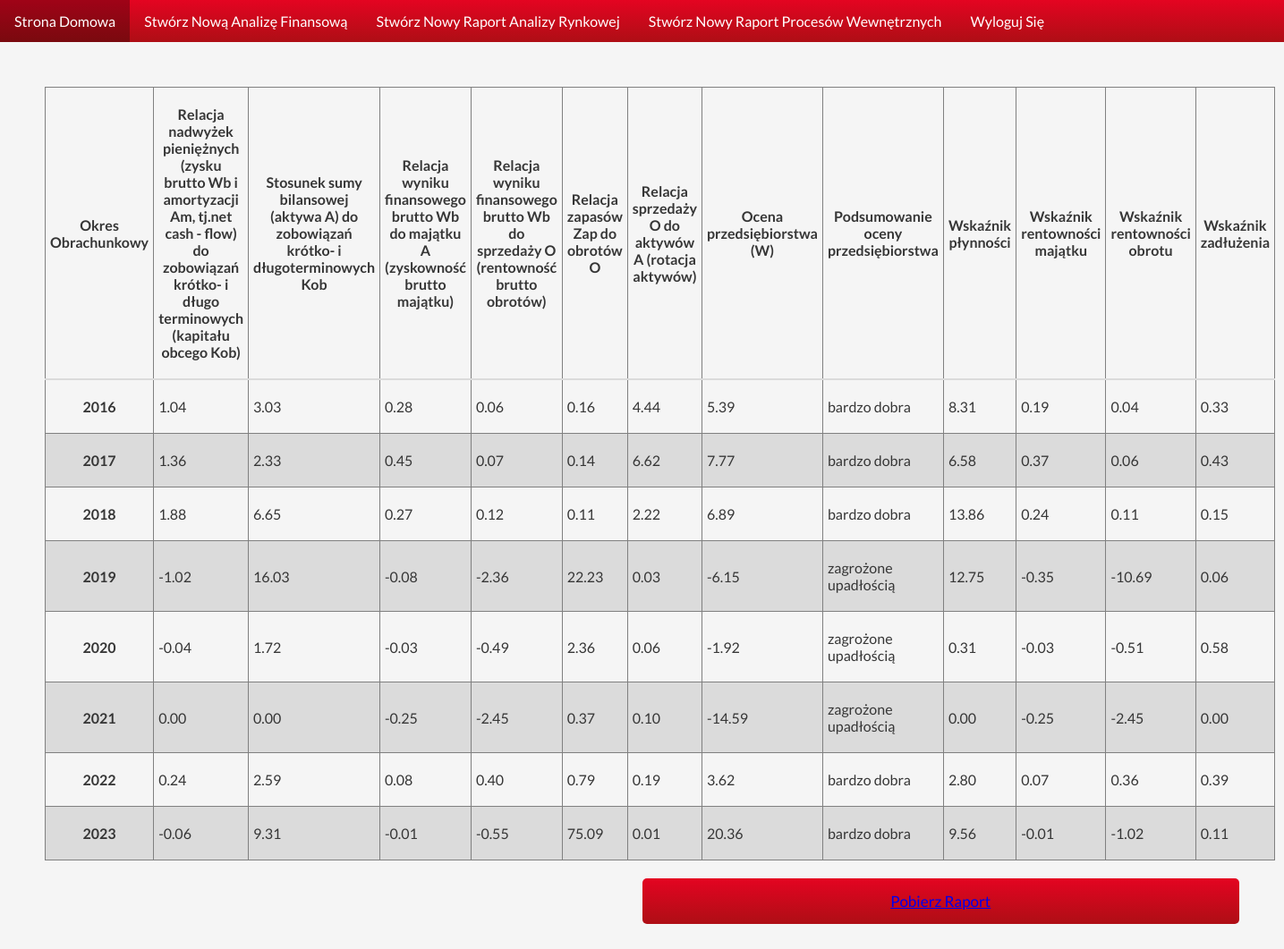
Screenshot of /full_raport_view/?identifier=12.0 with the database file from the repository.
### economic_indicators_site/models.py (models this page shows, shortened)
class FullRaportBlock(models.Model):
    created_by = models.ForeignKey(CompanySystemUser, on_delete=models.CASCADE)
    created_at = models.IntegerField(default=2022)
    time_period = models.IntegerField()
    identifier = models.CharField(max_length=10, db_index=True, null=False)
    money_surplus = models.FloatField(default=0)
    bilans_sh_lil_ratio = models.FloatField(default=0)
    financial_prop_score = models.FloatField(default=0)
    financial_sc_sales_rel = models.FloatField(default=0)
    supp_rev_relaton = models.FloatField(default=0)
    assets_rotation = models.FloatField(default=0)
    company_assessment = models.FloatField(default=0)
    liquidity_ratio = models.FloatField(default=0)
    return_on_assets_ratio = models.FloatField(default=0)
    profitability_of_revenue_ratio = models.FloatField(default=0)
    debt_ratio = models.FloatField(default=0)
    company_prediction = models.CharField(max_length=30)
    class Meta:
        ordering = ['time_period']

### economic_indicators_site/views.py (the view)
# urls.py: path('full_raport_view/', views.FullRaportView.as_view()),
class FullRaportView(TemplateView):
    template_name = 'economic_indicators_site/raports/fullRaportTemplate.html'
    def get_context_data(self, **kwargs):
        context = super(FullRaportView, self).get_context_data(**kwargs)
        identifier = self.request.GET.get('identifier')
        context['raport_blocks'] = models.FullRaportBlock.objects.filter(identifier__contains=identifier).all()
        context['id'] = identifier
        return context

### economic_indicators_site/templates/economic_indicators_site/raports/fullRaportTemplate.html
{% extends "economic_indicators_site/components/navigationBar.html" %}
{% load widget_tweaks %}
{% load humanize %}
{% block content %}
<table class="table">
    <thead>
        <tr>
            <th>
                Okres Obrachunkowy
            </th>
            <th>
                Relacja nadwyżek pieniężnych (zysku brutto Wb i amortyzacji Am, tj.net cash - flow) do zobowiązań
                krótko- i długo terminowych (kapitału obcego Kob)
            </th>
            <th>
                Stosunek sumy bilansowej (aktywa A) do zobowiązań krótko- i długoterminowych Kob
            </th>
            <th>
                Relacja wyniku finansowego brutto Wb do majątku A (zyskowność brutto majątku)
            </th>
            <th>
                Relacja wyniku finansowego brutto Wb do sprzedaży O (rentowność brutto obrotów)
            </th>
            <th>
                Relacja zapasów Zap do obrotów O
            </th>
            <th>
                Relacja sprzedaży O do aktywów A (rotacja aktywów)
            </th>
            <th>
                Ocena przedsiębiorstwa (W)
            </th>
            <th>
                Podsumowanie oceny przedsiębiorstwa
            </th>
            <th>
                Wskaźnik płynności
            </th>
            <th>
                Wskaźnik rentowności majątku
            </th>
            <th>
                Wskaźnik rentowności obrotu
            </th>
            <th>
                Wskaźnik zadłużenia
            </th>
        </tr>
    </thead>
    <tbody>
        {% for raport_block in raport_blocks %}
        <tr class="tableRow">
            <th>{{ raport_block.created_at }}</th>
            <td>{{ raport_block.money_surplus|floatformat:2 }}</td>
            <td>{{ raport_block.bilans_sh_lil_ratio|floatformat:2 }}</td>
            <td>{{ raport_block.financial_prop_score|floatformat:2 }}</td>
            <td>{{ raport_block.financial_sc_sales_rel|floatformat:2 }}</td>
            <td>{{ raport_block.supp_rev_relaton|floatformat:2 }}</td>
            <td>{{ raport_block.assets_rotation|floatformat:2 }}</td>
            <td>{{ raport_block.company_assessment|floatformat:2 }}</td>
            <td>{{ raport_block.company_prediction }}</td>
            <td>{{ raport_block.liquidity_ratio|floatformat:2 }}</td>
            <td>{{ raport_block.return_on_assets_ratio|floatformat:2 }}</td>
            <td>{{ raport_block.profitability_of_revenue_ratio|floatformat:2 }}</td>
            <td>{{ raport_block.debt_ratio|floatformat:2 }}</td>
        </tr>
        {% endfor %}
    </tbody>
</table>
<button class="form__button form__button--right"><a href="/generate_raport_file/?identifier={{ id }}">Pobierz Raport</a></button>
{% endblock %}

### economic_indicators_site/static/economic_indicators_site/main_styling.css (style rules this page uses)
* { box-sizing: border-box; margin: 0; padding: 0; font-family: "Lato", sans-serif; }
body.main-body { background-color: whitesmoke; }
.table { color: #363636; border-collapse: collapse; border-spacing: 0; }
.table thead { border-bottom: 2px solid rgb(219, 219, 219); font-weight: 700; }
.tableRow:nth-child(even) { background-color: rgb(219, 219, 219); }
.tableRow { transition: 0.2s; }
.tableRow > td,th { padding: 20px 5px; border: 1px solid gray; }

### economic_indicators_site/static/economic_indicators_site/components_styling/form_styling.css (style rules this page uses)
.form__button { align-self: flex-end; width: 50%; padding: 15px 0; margin: 20px 0; border-radius: 5px; background: linear-gradient(rgb(228, 4, 33) 0%, rgb(174, 14, 21) 100%); border: 0; color: white; font-size: 17px; transition: 0.3s; }

### rows the page displays
FullRaportBlock: created_at "2016", money_surplus "1.04", bilans_sh_lil_ratio "3.03", financial_prop_score "0.28", financial_sc_sales_rel "0.06", supp_rev_relaton "0.16", assets_rotation "4.44", company_assessment "5.39", company_prediction "bardzo dobra", liquidity_ratio "8.31", return_on_assets_ratio "0.19", profitability_of_revenue_ratio "0.04", debt_ratio "0.33"
FullRaportBlock: created_at "2017", money_surplus "1.36", bilans_sh_lil_ratio "2.33", financial_prop_score "0.45", financial_sc_sales_rel "0.07", supp_rev_relaton "0.14", assets_rotation "6.62", company_assessment "7.77", company_prediction "bardzo dobra", liquidity_ratio "6.58", return_on_assets_ratio "0.37", profitability_of_revenue_ratio "0.06", debt_ratio "0.43"
FullRaportBlock: created_at "2018", money_surplus "1.88", bilans_sh_lil_ratio "6.65", financial_prop_score "0.27", financial_sc_sales_rel "0.12", supp_rev_relaton "0.11", assets_rotation "2.22", company_assessment "6.89", company_prediction "bardzo dobra", liquidity_ratio "13.86", return_on_assets_ratio "0.24", profitability_of_revenue_ratio "0.11", debt_ratio "0.15"
FullRaportBlock: created_at "2019", money_surplus "-1.02", bilans_sh_lil_ratio "16.03", financial_prop_score "-0.08", financial_sc_sales_rel "-2.36", supp_rev_relaton "22.23", assets_rotation "0.03", company_assessment "-6.15", company_prediction "zagrożone upadłością", liquidity_ratio "12.75", return_on_assets_ratio "-0.35", profitability_of_revenue_ratio "-10.69", debt_ratio "0.06"
FullRaportBlock: created_at "2020", money_surplus "-0.04", bilans_sh_lil_ratio "1.72", financial_prop_score "-0.03", financial_sc_sales_rel "-0.49", supp_rev_relaton "2.36", assets_rotation "0.06", company_assessment "-1.92", company_prediction "zagrożone upadłością", liquidity_ratio "0.31", return_on_assets_ratio "-0.03", profitability_of_revenue_ratio "-0.51", debt_ratio "0.58"
FullRaportBlock: created_at "2021", money_surplus "0.00", bilans_sh_lil_ratio "0.00", financial_prop_score "-0.25", financial_sc_sales_rel "-2.45", supp_rev_relaton "0.37", assets_rotation "0.10", company_assessment "-14.59", company_prediction "zagrożone upadłością", liquidity_ratio "0.00", return_on_assets_ratio "-0.25", profitability_of_revenue_ratio "-2.45", debt_ratio "0.00"
FullRaportBlock: created_at "2022", money_surplus "0.24", bilans_sh_lil_ratio "2.59", financial_prop_score "0.08", financial_sc_sales_rel "0.40", supp_rev_relaton "0.79", assets_rotation "0.19", company_assessment "3.62", company_prediction "bardzo dobra", liquidity_ratio "2.80", return_on_assets_ratio "0.07", profitability_of_revenue_ratio "0.36", debt_ratio "0.39"
FullRaportBlock: created_at "2023", money_surplus "-0.06", bilans_sh_lil_ratio "9.31", financial_prop_score "-0.01", financial_sc_sales_rel "-0.55", supp_rev_relaton "75.09", assets_rotation "0.01", company_assessment "20.36", company_prediction "bardzo dobra", liquidity_ratio "9.56", return_on_assets_ratio "-0.01", profitability_of_revenue_ratio "-1.02", debt_ratio "0.11"
